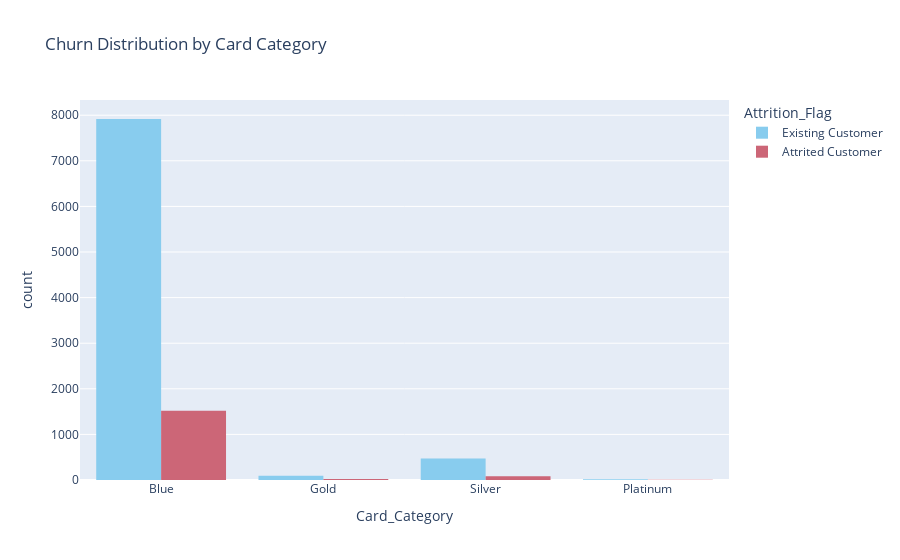

Here is the notebook cell this chart was saved with:
### Markdown cell above
### Question 6: What is the relationship between Card Category and Churn?

Let's investigate if the type of card a customer holds (`Blue`, `Silver`, `Gold`, `Platinum`) has any bearing on their likelihood to churn.

### Code cell
fig = px.histogram(df_cleaned, x='Card_Category', color='Attrition_Flag',
                   barmode='group',
                   title='Churn Distribution by Card Category',
                   color_discrete_sequence=px.colors.qualitative.Safe)
fig.show()

### Figure 1 — Plotly figure (JSON) as saved in the notebook; plotly's stock layout.template omitted (floating-point values rounded to 4 significant figures; data arrays with more than 128 entries replaced by an {"elided": "..."} marker saying what was removed)
{"data": [{"alignmentgroup": "True", "bingroup": "x", "hovertemplate": "Attrition_Flag=Existing Customer<br>Card_Category=%{x}<br>count=%{y}<extra></extra>", "legendgroup": "Existing Customer", "marker": {"color": "rgb(136, 204, 238)", "pattern": {"shape": ""}}, "name": "Existing Customer", "offsetgroup": "Existing Customer", "orientation": "v", "showlegend": true, "type": "histogram", "x": {"elided": "8500 str values"}, "xaxis": "x", "yaxis": "y"}, {"alignmentgroup": "True", "bingroup": "x", "hovertemplate": "Attrition_Flag=Attrited Customer<br>Card_Category=%{x}<br>count=%{y}<extra></extra>", "legendgroup": "Attrited Customer", "marker": {"color": "rgb(204, 102, 119)", "pattern": {"shape": ""}}, "name": "Attrited Customer", "offsetgroup": "Attrited Customer", "orientation": "v", "showlegend": true, "type": "histogram", "x": {"elided": "1627 str values"}, "xaxis": "x", "yaxis": "y"}], "layout": {"barmode": "group", "legend": {"title": {"text": "Attrition_Flag"}, "tracegroupgap": 0}, "title": {"text": "Churn Distribution by Card Category"}, "xaxis": {"anchor": "y", "domain": [0, 1], "title": {"text": "Card_Category"}}, "yaxis": {"anchor": "x", "domain": [0, 1], "title": {"text": "count"}}}}
